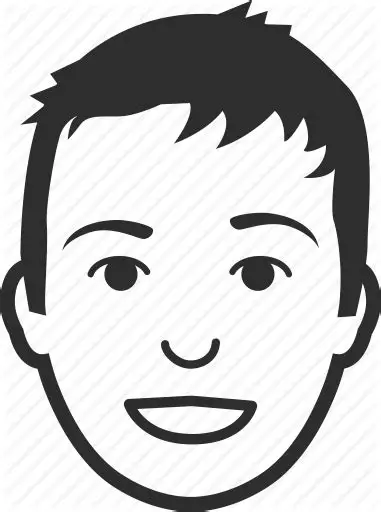
#> input picture frontend/src/assets/img/Face_illustration.webp, 381 x 512 px
$ python -i face_tracker.py   (imports and definitions only)
#> lines starting #> are read from the running program, lines starting #| are printed output that depends on the picture
import os
import cv2
import numpy as np
import subprocess
import threading
from typing import List, Dict, Any, Tuple

# [310 lines left out: functions to_916_crop_x, to_916_crop_y, detect_active_content_bounds, clamp_crop_to_active_content, compute_panel_crop_box, dedupe_frame_people and 2 more, not called in this run]

def ensure_yunet_model() -> str:
    """
    Ensures the official OpenCV YuNet ONNX model is present (approx 230 KB).
    Auto-downloads via urllib if missing so setup is zero-touch.
    """
    models_dir = os.path.join(os.path.dirname(os.path.abspath(__file__)), 'models')
    os.makedirs(models_dir, exist_ok=True)
    model_path = os.path.join(models_dir, 'face_detection_yunet.onnx')
    if os.path.exists(model_path) and os.path.getsize(model_path) > 50000:
        return model_path

    url = 'https://github.com/opencv/opencv_zoo/raw/main/models/face_detection_yunet/face_detection_yunet_2023mar.onnx'
    try:
        import urllib.request
        print(f"[YuNet] Auto-downloading lightweight neural face model (230KB) to {model_path}...")
        urllib.request.urlretrieve(url, model_path)
        if os.path.exists(model_path) and os.path.getsize(model_path) > 50000:
            print("[YuNet] Download complete. Neural face detection ready.")
            return model_path
    except Exception as e:
        print(f"[YuNet] Note: Download failed ({e}). Will use Haar Cascade fallback.")
    return model_path if os.path.exists(model_path) else ""

class AutoCameraEngine:
    """
    Intelligent Active Camera Framing & Multi-Speaker Tracking Engine.
    Features:
    1. Modern YuNet deep learning neural face detection (Zero wall/microphone false positives).
    2. Multi-Angle & Reading Detection: Frontal + Bilateral Profiles (left & right) + Upper Body.
    3. Mathematical 9:16 Projection: Subjects always centered dead in frame, zero edge cutoff.
    4. Sticky Memory: If a speaker looks down or turns, holds position; NEVER snaps to empty center walls.
    5. Fast-Paced Debounce (0.32s): Cuts rapidly in heated debates without jerky twitches.
    6. Centroid-Radius spatial clustering for physical studio seats.
    """

    def __init__(self, smoothing_alpha: float = 0.35, min_shot_duration: float = 4.5):
        self.alpha = smoothing_alpha
        self.min_shot_duration = min_shot_duration  # Rock-solid 4.5s minimum hold per speaker (eliminates shaking)
        self.current_focal_x = 50.0
        self.current_focal_y = 35.0

        # 1. Primary: YuNet Deep Neural Detector (sensitive to angled & profile faces)
        self.yunet_path = ensure_yunet_model()
#> further down, picture is the input picture: shape (512, 381, 3); mean B, G, R 192.9, 192.8, 192.9
        self.yunet_detector = None
        if self.yunet_path and os.path.exists(self.yunet_path) and hasattr(cv2, 'FaceDetectorYN'):
            try:
                self.yunet_detector = cv2.FaceDetectorYN.create(
                    self.yunet_path,
                    "",
                    (320, 320),
                    score_threshold=0.36,
                    nms_threshold=0.30,
                    top_k=5000
                )
            except Exception as e:
                print(f"[AutoCameraEngine] YuNet init notice: {e}")

        # 2. Secondary Cascade Suite: Frontal + Bilateral Profile (no noisy upperbody/HOG hallucinations)
        alt2_path = cv2.data.haarcascades + 'haarcascade_frontalface_alt2.xml'
        prof_path = cv2.data.haarcascades + 'haarcascade_profileface.xml'
        self.face_cascade_alt2 = cv2.CascadeClassifier(alt2_path) if os.path.exists(alt2_path) else None
        self.profile_cascade = cv2.CascadeClassifier(prof_path) if os.path.exists(prof_path) else None
        self.upperbody_cascade = None
        self.hog_detector = None

    def _has_valid_face_skin(self, bgr_crop: np.ndarray) -> bool:
        if bgr_crop is None or bgr_crop.size == 0:
            return False
        hsv = cv2.cvtColor(bgr_crop, cv2.COLOR_BGR2HSV)
        # Restrict HSV strictly toward genuine human skin hues (reject green grass, olive camo, foliage)
        lower_skin1 = np.array([0, 22, 35], dtype=np.uint8)
        upper_skin1 = np.array([25, 255, 255], dtype=np.uint8)
        mask1 = cv2.inRange(hsv, lower_skin1, upper_skin1)

        lower_skin2 = np.array([168, 22, 35], dtype=np.uint8)
        upper_skin2 = np.array([180, 255, 255], dtype=np.uint8)
        mask2 = cv2.inRange(hsv, lower_skin2, upper_skin2)

        mask = cv2.bitwise_or(mask1, mask2)
        skin_pct = (mask > 0).mean() * 100.0
        return skin_pct >= 14.0

    def detect_faces_in_frame(self, frame: np.ndarray, target_w: int = 480, check_profile: bool = True) -> List[Dict[str, Any]]:
#> called with target_w = 480, check_profile = True
        orig_h, orig_w = frame.shape[:2]
#> orig_h = 512; orig_w = 381
        if orig_w == 0 or orig_h == 0:
            return []

        scale = float(target_w) / orig_w
#> scale = 1.26
        new_h = max(1, int(orig_h * scale))
#> new_h = 645
        small = cv2.resize(frame, (target_w, new_h), interpolation=cv2.INTER_LINEAR)
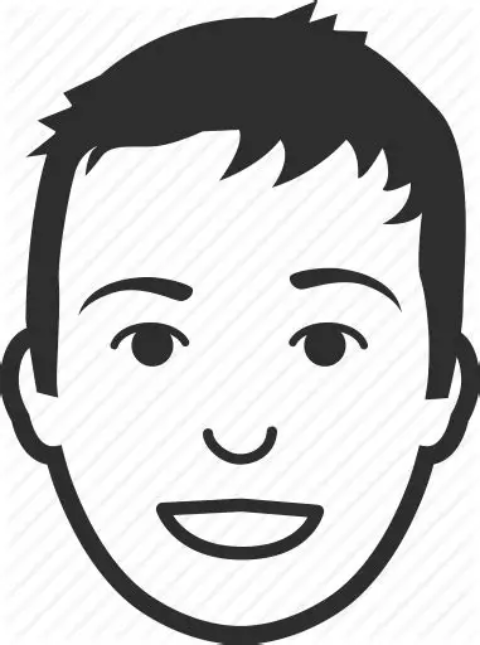
#> small: shape (645, 480, 3); mean B, G, R 192.8, 192.7, 192.8
        frame_area = float(target_w * new_h)
#> frame_area = 309600
        min_face_dim = max(9, int(target_w * 0.016))
        min_face_area = max(96, int(frame_area * 0.0006))
#> min_face_area = 185

        results = []

        # 1. Primary Neural Detection: YuNet
        if self.yunet_detector is not None:
            try:
                self.yunet_detector.setInputSize((target_w, new_h))
                _, faces = self.yunet_detector.detect(small)
                if faces is not None and len(faces) > 0:
                    for i in range(len(faces)):
                        f = faces[i]
                        x1 = max(0, int(f[0]))
                        y1 = max(0, int(f[1]))
                        fw = min(target_w - x1, int(f[2]))
                        fh = min(new_h - y1, int(f[3]))
                        score = float(f[14]) if len(f) > 14 else 0.8

                        # Reject noise/speckles on walls & scenery while allowing confident distant wide-shot speakers
                        if score < 0.36 or fw < min_face_dim or fh < min_face_dim or (fw * fh) < min_face_area:
                            continue
                        if (fw < 14 or fh < 14 or (fw * fh) < 220) and score < 0.58:
                            continue

                        cx_pct = ((x1 + fw / 2.0) / float(target_w)) * 100.0
                        cy_pct = ((y1 + fh / 2.0) / float(new_h)) * 100.0

                        # Allow edge-of-frame speakers (down to 2% from border)
                        if cy_pct < 4.0 or cy_pct > 95.0 or cx_pct < 2.0 or cx_pct > 98.0:
                            continue

                        # Skin tone validation on marginal detections to eliminate non-face textures
                        crop = small[y1:y1+fh, x1:x1+fw]
                        if score < 0.70 and not self._has_valid_face_skin(crop):
                            continue

                        eye_span_ratio = 0.0
                        mouth_span_ratio = 0.0
                        is_frontal = False
                        mouth_cx = x1 + fw * 0.5
                        mouth_cy = y1 + fh * 0.72
                        mouth_w = max(8, int(fw * 0.45))
                        mouth_h = max(6, int(fh * 0.25))

                        if len(f) >= 14:
                            eye_span_ratio = abs(float(f[6]) - float(f[4])) / max(1.0, float(fw))
                            mouth_span_ratio = abs(float(f[12]) - float(f[10])) / max(1.0, float(fw))
                            mx = (float(f[10]) + float(f[12])) * 0.5
                            my = (float(f[11]) + float(f[13])) * 0.5
                            if 0 <= mx <= target_w and 0 <= my <= new_h:
                                mouth_cx = mx
                                mouth_cy = my
                                mouth_w = max(8, int(abs(float(f[12]) - float(f[10])) * 1.45), int(fw * 0.42))
                                mouth_h = max(6, int(fh * 0.26))
                            is_frontal = (eye_span_ratio >= 0.22 and mouth_span_ratio >= 0.16 and score >= 0.55)

                        results.append({
                            'x': x1,
                            'y': y1,
                            'w': fw,
                            'h': fh,
                            'w_pct': (fw / float(target_w)) * 100.0,
                            'area_pct': ((fw * fh) / frame_area) * 100.0,
                            'cx': float(cx_pct),
                            'cy': float(cy_pct),
                            'area': int(fw * fh),
                            'confidence': score,
                            'eye_span_ratio': float(eye_span_ratio),
                            'mouth_span_ratio': float(mouth_span_ratio),
                            'is_frontal': bool(is_frontal),
                            'mouth_cx': float(mouth_cx),
                            'mouth_cy': float(mouth_cy),
                            'mouth_w': int(mouth_w),
                            'mouth_h': int(mouth_h),
                        })

                    # Fast path: only skip cascades if YuNet already found 2+ distinct prominent faces
                    distinct_yn = dedupe_frame_people(results)
                    if len(distinct_yn) >= 2 and all(r.get('area_pct', 0) >= 0.50 and r['confidence'] >= 0.58 for r in distinct_yn):
                        primary = max(results, key=lambda r: r['area'])
                        self.current_focal_x = primary['cx']
                        self.current_focal_y = primary['cy']
                        return results
            except Exception as e:
                pass

        # 2. Multi-Cascade Suite: Frontal & Bilateral Profile (Zero noisy upperbody/HOG hallucinations)
        has_prominent_yunet = any(r.get('area_pct', 0) >= 0.45 and r['confidence'] >= 0.58 for r in results)
        if has_prominent_yunet:
            # Fast path when YuNet already detected a clear face:
            # - On normal timeline frames (check_profile=False), return immediately (~20-26ms).
            # - On profile check frames, sweep downsampled 320px gray frame ONLY for an
            #   independent side-facing speaker far (>=22%) from existing YuNet faces.
            if check_profile and self.profile_cascade and not self.profile_cascade.empty():
                prof_w = min(320, target_w)
                prof_scale = float(prof_w) / float(target_w)
                prof_h = max(1, int(new_h * prof_scale))
                gray_prof = cv2.cvtColor(
                    cv2.resize(small, (prof_w, prof_h), interpolation=cv2.INTER_AREA),
                    cv2.COLOR_BGR2GRAY
                )
                inv_scale = 1.0 / prof_scale
                prof_dets = []
                lp = self.profile_cascade.detectMultiScale(
                    gray_prof, scaleFactor=1.12, minNeighbors=4, minSize=(20, 20)
                )
                for (x, y, w, h) in lp:
                    prof_dets.append((int(x * inv_scale), int(y * inv_scale), int(w * inv_scale), int(h * inv_scale)))

                flipped_prof = cv2.flip(gray_prof, 1)
                rp = self.profile_cascade.detectMultiScale(
                    flipped_prof, scaleFactor=1.12, minNeighbors=4, minSize=(20, 20)
                )
                for (fx, y, w, h) in rp:
                    orig_px = prof_w - fx - w
                    prof_dets.append((int(orig_px * inv_scale), int(y * inv_scale), int(w * inv_scale), int(h * inv_scale)))

                for (px, py, pw, ph) in prof_dets:
                    px = max(0, min(target_w - 1, px))
                    py = max(0, min(new_h - 1, py))
                    pw = min(target_w - px, pw)
                    ph = min(new_h - py, ph)
                    if pw < min_face_dim or ph < min_face_dim or (pw * ph) < min_face_area:
                        continue
                    cx_pct = ((px + pw / 2.0) / float(target_w)) * 100.0
                    cy_pct = ((py + ph / 2.0) / float(new_h)) * 100.0
                    if not (4.0 <= cy_pct <= 96.0 and 2.0 <= cx_pct <= 98.0):
                        continue
                    # Never duplicate or add an ear/shoulder next to an already-found YuNet face
                    if any(abs(cx_pct - r['cx']) < 22.0 for r in results):
                        continue
                    crop = small[py:py+ph, px:px+pw]
                    if not self._has_valid_face_skin(crop):
                        continue
                    results.append({
                        'x': px,
                        'y': py,
                        'w': pw,
                        'h': ph,
                        'w_pct': (pw / float(target_w)) * 100.0,
                        'area_pct': ((pw * ph) / frame_area) * 100.0,
                        'cx': float(cx_pct),
                        'cy': float(cy_pct),
                        'area': int(pw * ph),
                        'confidence': 0.60,
                    })

            primary = max(results, key=lambda r: r['area'])
            self.current_focal_x = primary['cx']
            self.current_focal_y = primary['cy']
            return results

        gray = cv2.cvtColor(small, cv2.COLOR_BGR2GRAY)
        detections = []

        # Frontal Alt2 (when YuNet missed a frontal face)
        if self.face_cascade_alt2 and not self.face_cascade_alt2.empty():
            faces_alt2 = self.face_cascade_alt2.detectMultiScale(
                gray,
                scaleFactor=1.12,
                minNeighbors=5,
                minSize=(22, 22)
            )
#> faces_alt2 = [[21, 177, 424, 424]]
            for (x, y, w, h) in faces_alt2:
                ratio = w / float(h)
                if 0.65 <= ratio <= 1.35:
                    crop = small[y:y+h, x:x+w]
                    if self._has_valid_face_skin(crop):
                        detections.append((x, y, w, h, 0.58))
#> this loop made 1 pass
#> (x, y, w, h, ratio, lower_skin1 in _has_valid_face_skin, upper_skin1 in _has_valid_face_skin, lower_skin2 in _has_valid_face_skin) on pass 1: (21, 177, 424, 424, 1, [0, 22, 35], [25, 255, 255], [168, 22, 35])
#> pass 1, in detect_faces_in_frame, `crop = small[y:y+h, x:x+w]`:
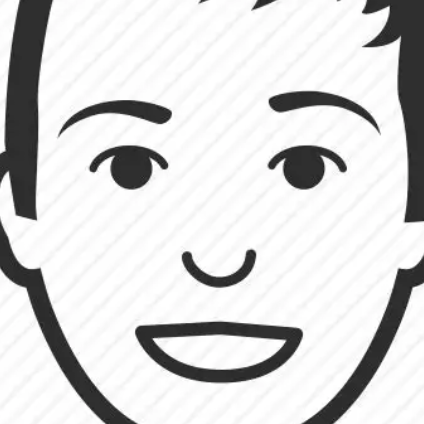
#> crop: shape (424, 424, 3); mean B, G, R 214.3, 214.2, 214.3
#> after the loop, detections = []

        # Left & Right Profile Cascades (strict minNeighbors=5 + skin check so scenery/camo never triggers splits)
        if check_profile and self.profile_cascade and not self.profile_cascade.empty():
            prof_faces = self.profile_cascade.detectMultiScale(
                gray,
                scaleFactor=1.12,
                minNeighbors=5,
                minSize=(24, 24)
            )
#> prof_faces = ()
            for (x, y, w, h) in prof_faces:
                crop = small[y:y+h, x:x+w]
                if self._has_valid_face_skin(crop):
                    detections.append((x, y, w, h, 0.58))
#> this loop made 0 passes

            flipped_gray = cv2.flip(gray, 1)
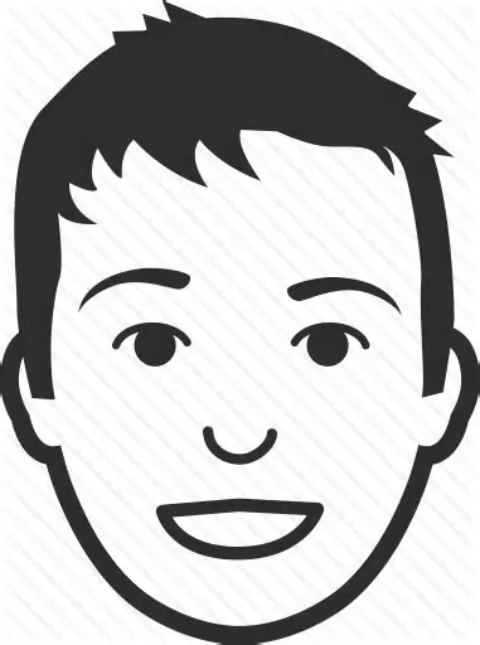
#> flipped_gray: shape (645, 480); min 22, max 255, mean 192.7
            prof_right = self.profile_cascade.detectMultiScale(
                flipped_gray,
                scaleFactor=1.12,
                minNeighbors=5,
                minSize=(24, 24)
            )
#> prof_right = ()
            for (fx, fy, fw, fh) in prof_right:
                orig_x = target_w - (fx + fw)
                crop = small[fy:fy+fh, orig_x:orig_x+fw]
                if self._has_valid_face_skin(crop):
                    detections.append((orig_x, fy, fw, fh, 0.58))

        for det in detections:
            x, y, w, h = det[0], det[1], det[2], det[3]
            conf = det[4] if len(det) > 4 else 0.58
            cx_pct = ((x + w / 2.0) / float(target_w)) * 100.0
            cy_pct = ((y + h / 2.0) / float(new_h)) * 100.0
            if 4.0 <= cy_pct <= 96.0 and 2.0 <= cx_pct <= 98.0 and (w * h) >= min_face_area:
                results.append({
                    'x': int(x),
                    'y': int(y),
                    'w': int(w),
                    'h': int(h),
                    'w_pct': (w / float(target_w)) * 100.0,
                    'area_pct': ((w * h) / frame_area) * 100.0,
                    'cx': float(cx_pct),
                    'cy': float(cy_pct),
                    'area': int(w * h),
                    'confidence': float(conf),
                })
#> after the loop, results = []

        if results:
            primary = max(results, key=lambda r: r['area'])
            self.current_focal_x = primary['cx']
            self.current_focal_y = primary['cy']

        return results

    # [466 lines left out: functions cluster_speaker_seats, analyze_clip_framing, generate_clip_camera_keyframes, not called in this run]

_FACE_CACHE: Dict[str, Any] = {}
_CAMERA_ENGINE = AutoCameraEngine()
_THREAD_LOCAL = threading.local()


# [114 lines left out: functions _get_thread_camera_engine, _get_thread_video_capture, analyze_clip_initial_framing, detect_primary_speaker_center, generate_camera_keyframes, not called in this run]

>>> import cv2
>>> picture = cv2.imread('../../../frontend/src/assets/img/Face_illustration.webp')
>>> result = AutoCameraEngine().detect_faces_in_frame(picture)
#> result = []
